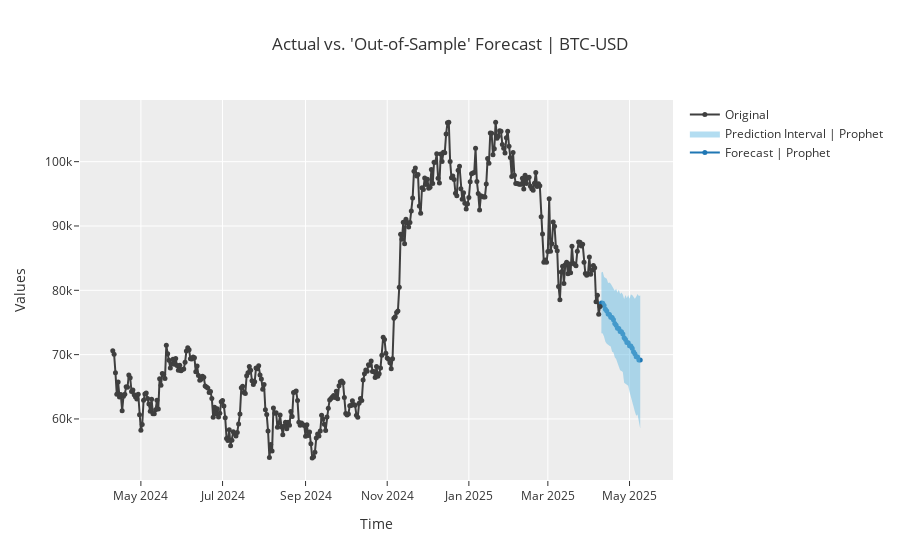

Here is the notebook cell this chart was saved with:
### Code cell
if __name__ == "__main__":
    data = fetch_data()
    trained_model, plot = get_btc_prophet(data)
    plt.show()
    if trained_model is not None and plot is not None:
        save_model(trained_model, 'trained_model')
        plt.show()
    else:
        print("Model training or plotting failed")
